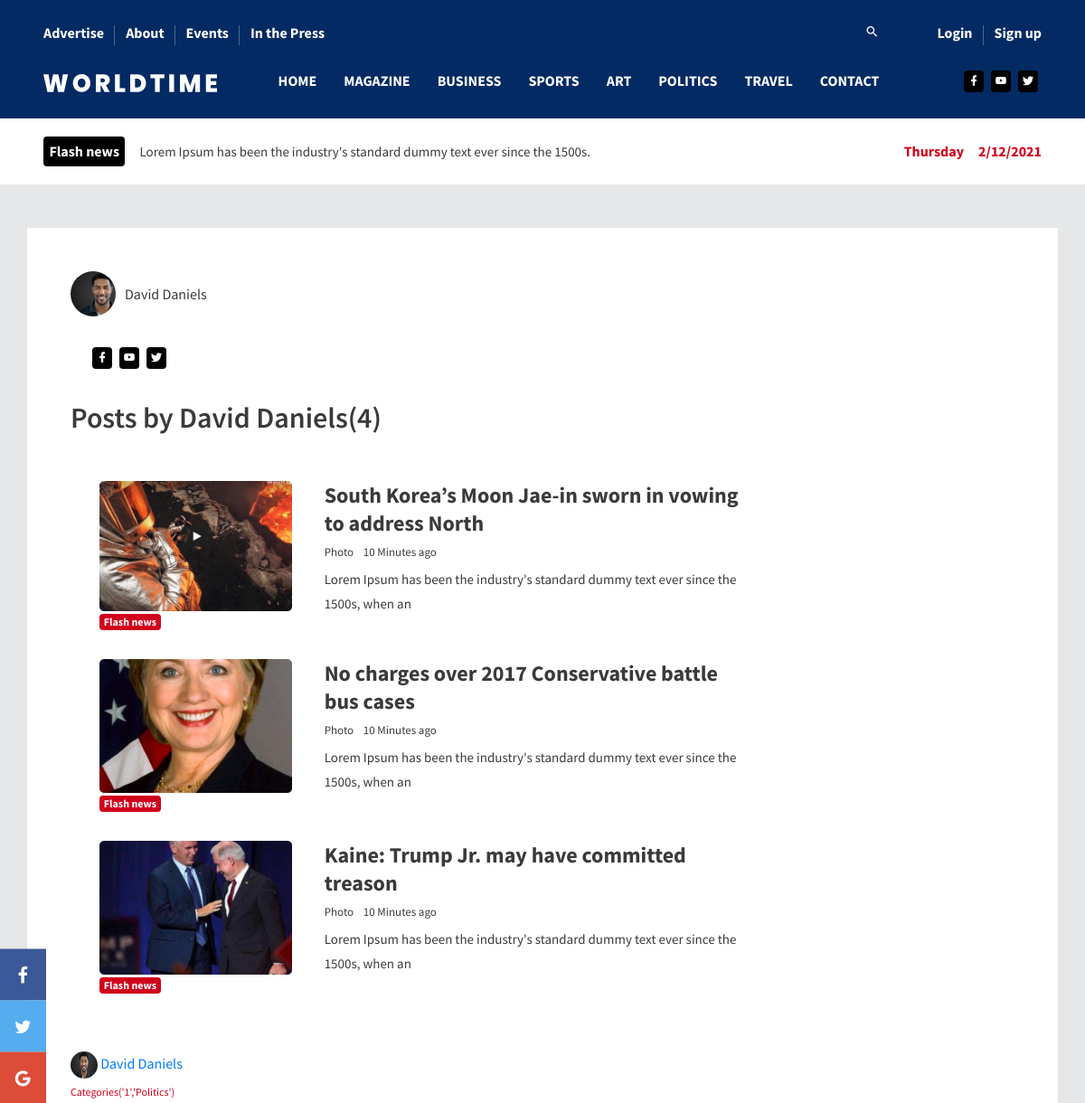
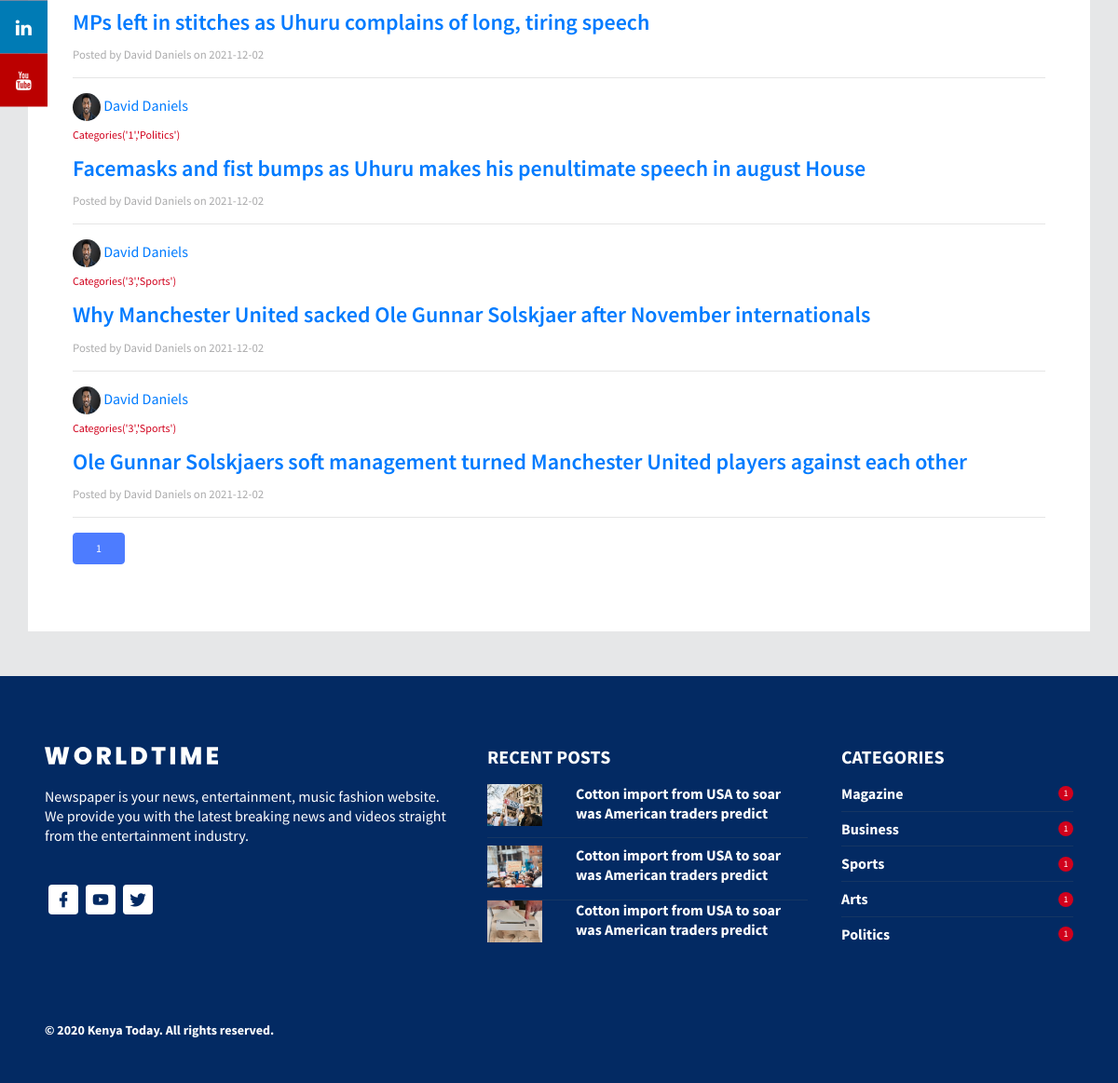
The app's page /author/David Daniels with its own data (2 pictures, top to bottom).
### app/models.py (models this page shows, shortened)
class Users(db.Model, UserMixin):
    id = db.Column(db.Integer,primary_key = True)
    username = db.Column(db.String(20), unique = True, nullable = False)
    email = db.Column(db.String(120), unique =True, nullable = False)
    profile_pic = db.Column(db.String(20), nullable = False, default = 'avatar.png')
    password = db.Column(db.String(100), nullable = False)
    bio = db.Column(db.String(500))
    admin = db.Column(db.Boolean, nullable = False, default = False)
    posts = db.relationship('Articles', backref = 'author', lazy = True)
    videos = db.relationship('Videos', backref = 'vid_author', lazy = True)
    article_comments = db.relationship('Articlecomments', backref='writer',lazy=True)
    video_comments = db.relationship('Videocomments', backref='its_writer',lazy=True)
    post_author = db.Column(db.Boolean, nullable=False, default=False)
    address = db.Column(db.String(50))
    phone_number = db.Column(db.String(50))
    city = db.Column(db.String(50))
    facebook = db.Column(db.String(50))
    twitter = db.Column(db.String(50))
    instagram = db.Column(db.String(50))
    youtube = db.Column(db.String(50))

class Articles(db.Model):
    id = db.Column(db.Integer, primary_key = True)
    title = db.Column(db.String(100), nullable = False)
    category_id = db.Column(db.Integer, db.ForeignKey('categories.id'), nullable = False)
    content = db.Column(db.Text, nullable = False)
    date_posted = db.Column(db.DateTime, nullable = False, default = datetime.utcnow)
    user_id = db.Column(db.Integer, db.ForeignKey('users.id'), nullable = False)
    cover_img = db.Column(db.String(100), nullable = False)
    pic_desc = db.Column(db.String(100), nullable = False)
    users_comments = db.relationship('Articlecomments', backref = 'its_article', lazy = True)

class Categories(db.Model):
    id = db.Column(db.Integer, primary_key=True)
    categoryname = db.Column(db.String(200), nullable = False,unique=True)
    articles = db.relationship('Articles', backref = 'category', lazy = True)
    videos = db.relationship('Videos', backref = 'category', lazy = True)
    tags = db.relationship('Tags', backref = 'its_category', lazy = True)
    def __repr__(self):
        return f"Categories('{self.id}','{self.categoryname}')"

### app/routes.py (the view)
@app.route('/author/<string:username>')
def user_posts(username):
    page = request.args.get('page', 1, type=int)
    user = Users.query.filter_by(username=username).first_or_404()
    articles = Articles.query.filter_by(author=user)\
        .order_by(Articles.date_posted.desc())\
        .paginate(per_page=20, page=page)
    return render_template('author_posts.html',articles = articles, user=user)

### app/templates/author_posts.html
{% extends "layout.html" %}
{% block body %}
<div style="background-color: white;" class="container mb-5 mt-5 p-5">
    <div>
      <div class="chip">
        <div style="background-image: url('../static/imgs/profile_pics/{{ user.profile_pic }}');" class="chip-img"></div>
        {{ user.username }}
      </div>
      <div class="p-1 mt-3">
      <ul class="social-media mb-3 p-3">
        <li>
          <a href="#">
            <i class="mdi mdi-facebook"></i>
          </a>
        </li>
        <li>
          <a href="#">
            <i class="mdi mdi-youtube"></i>
          </a>
        </li>
        <li>
          <a href="#">
            <i class="mdi mdi-twitter"></i>
          </a>
        </li>
      </ul>
    </div>
      <h1 class="mb-3">Posts by {{ user.username }}({{ articles.total }})</h1>
    </div>
    <div class="row" data-aos="fade-up">
        <div class="col-lg-9 stretch-card grid-margin">
          <div class="card">
            <div class="card-body">
              <div class="row">
                <div class="col-sm-4 grid-margin">
                  <div class="position-relative">
                    <div class="rotate-img">
                      <img
                        src="{{ url_for('static', filename = 'assets/images/dashboard/home_4.jpg') }}"
                        alt="thumb"
                        class="img-fluid"
                      />
                    </div>
                    <div class="badge-positioned">
                      <span class="badge badge-danger font-weight-bold"
                        >Flash news</span
                      >
                    </div>
                  </div>
                </div>
                <div class="col-sm-8  grid-margin">
                  <h2 class="mb-2 font-weight-600">
                    South Korea’s Moon Jae-in sworn in vowing to address
                    North
                  </h2>
                  <div class="fs-13 mb-2">
                    <span class="mr-2">Photo </span>10 Minutes ago
                  </div>
                  <p class="mb-0">
                    Lorem Ipsum has been the industry's standard dummy
                    text ever since the 1500s, when an
                  </p>
                </div>
              </div>
              <div class="row">
                <div class="col-sm-4 grid-margin">
                  <div class="position-relative">
                    <div class="rotate-img">
                      <img
                        src="{{ url_for('static', filename = 'assets/images/dashboard/home_5.jpg') }}"
                        alt="thumb"
                        class="img-fluid"
                      />
                    </div>
                    <div class="badge-positioned">
                      <span class="badge badge-danger font-weight-bold"
                        >Flash news</span
                      >
                    </div>
                  </div>
                </div>
                <div class="col-sm-8  grid-margin">
                  <h2 class="mb-2 font-weight-600">
                    No charges over 2017 Conservative battle bus cases
                  </h2>
                  <div class="fs-13 mb-2">
                    <span class="mr-2">Photo </span>10 Minutes ago
                  </div>
                  <p class="mb-0">
                    Lorem Ipsum has been the industry's standard dummy
                    text ever since the 1500s, when an
                  </p>
                </div>
              </div>
              <div class="row">
                <div class="col-sm-4">
                  <div class="position-relative">
                    <div class="rotate-img">
                      <img
                        src="{{ url_for('static', filename = 'assets/images/dashboard/home_6.jpg') }}"
                        alt="thumb"
                        class="img-fluid"
                      />
                    </div>
                    <div class="badge-positioned">
                      <span class="badge badge-danger font-weight-bold"
                        >Flash news</span
                      >
                    </div>
                  </div>
                </div>
                <div class="col-sm-8">
                  <h2 class="mb-2 font-weight-600">
                    Kaine: Trump Jr. may have committed treason
                  </h2>
                  <div class="fs-13 mb-2">
                    <span class="mr-2">Photo </span>10 Minutes ago
                  </div>
                  <p class="mb-0">
                    Lorem Ipsum has been the industry's standard dummy
                    text ever since the 1500s, when an
                  </p>
                </div>
              </div>
            </div>
          </div>
        </div>
      </div>
    {% for article in articles.items %}
    <a href="{{ url_for('user_posts',username=article.author.username) }}">
        <img style="border-radius: 50%;width: 30px;height: 30px;"
            src="{{ url_for('static',filename='imgs/profile_pics/' + article.author.profile_pic )}}">
        <span>{{ article.author.username }}</span>
    </a>
    <p><small class="text-danger">{{ article.category }}</small></p>
    <h2><a href="{{ url_for('post', id = article.id) }}">{{ article.title }}</a></h2>
    <small class="text-muted">Posted by {{ article.author.username }} on {{ article.date_posted.strftime('%Y-%m-%d')
        }}</small>
    <hr>
    {% endfor %}
    {% for page_num in articles.iter_pages(left_edge=1,right_edge=1,left_current=1,right_current=2) %}
    {% if page_num %}
    {% if articles.page == page_num %}
    <a class="btn btn-info mb-4" href="{{url_for('user_posts',username=user.username, page = page_num)}}">{{ page_num
        }}</a>
    {% else %}
    <a class="btn btn-outline-info mb-4" href="{{url_for('user_posts',username=user.username, page = page_num)}}">{{
        page_num }}</a>
    {% endif %}
    {% else %}
    ...
    {% endif %}
    {% endfor %}
</div>
{% endblock %}

### app/static/assets/css/additional.css (style rules this page uses)
.chip { display: inline-block; padding: 0 25px; height: 50px; font-size: 16px; line-height: 50px; border-radius: 25px; }
.chip-img { float: left; margin: 0 10px 0 -25px; height: 50px; width: 50px; border-radius: 50%; background-repeat: no-repeat; background-size: cover; }

### records on screen
Users: profile_pic (picture), username "David Daniels"
Articles: profile_pic (picture), author.username "David Daniels", category "Categories('1','Politics')", title "MPs left in stitches as Uhuru complains of long, tiring speech", date_posted "2021-12-02"
Articles: profile_pic (picture), author.username "David Daniels", category "Categories('1','Politics')", title "Facemasks and fist bumps as Uhuru makes his penultimate speech in august House", date_posted "2021-12-02"
Articles: profile_pic (picture), author.username "David Daniels", category "Categories('3','Sports')", title "Why Manchester United sacked Ole Gunnar Solskjaer after November internationals", date_posted "2021-12-02"
Articles: profile_pic (picture), author.username "David Daniels", category "Categories('3','Sports')", title "Ole Gunnar Solskjaers soft management turned Manchester United players against each other", date_posted "2021-12-02"

### other values on screen
{{ articles.total }} "4"
{{ page_num }} "1"
